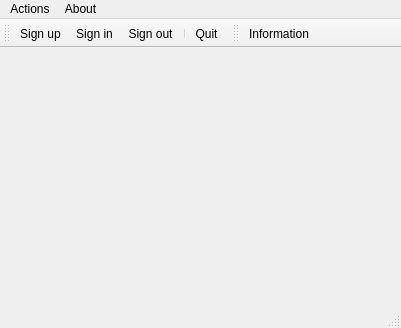
<ui version="4.0" >
 <class>Client</class>
 <widget class="QMainWindow" name="Client" >
  <property name="geometry" >
   <rect>
    <x>0</x>
    <y>0</y>
    <width>401</width>
    <height>328</height>
   </rect>
  </property>
  <property name="windowTitle" >
   <string>Client</string>
  </property>
  <widget class="QWidget" name="centralwidget" />
  <widget class="QMenuBar" name="menubar" >
   <property name="geometry" >
    <rect>
     <x>0</x>
     <y>0</y>
     <width>401</width>
     <height>26</height>
    </rect>
   </property>
   <widget class="QMenu" name="menuConnection" >
    <property name="title" >
     <string>Actions</string>
    </property>
    <addaction name="actionSignUp" />
    <addaction name="actionSignIn" />
    <addaction name="actionSignOut" />
    <addaction name="separator" />
    <addaction name="actionQuit" />
   </widget>
   <widget class="QMenu" name="menuAbout" >
    <property name="title" >
     <string>About</string>
    </property>
    <addaction name="actionInformation" />
   </widget>
   <addaction name="menuConnection" />
   <addaction name="menuAbout" />
  </widget>
  <widget class="QStatusBar" name="statusbar" />
  <widget class="QToolBar" name="toolBarAction" >
   <property name="windowTitle" >
    <string>Action</string>
   </property>
   <attribute name="toolBarArea" >
    <enum>TopToolBarArea</enum>
   </attribute>
   <attribute name="toolBarBreak" >
    <bool>false</bool>
   </attribute>
   <addaction name="actionSignUp" />
   <addaction name="actionSignIn" />
   <addaction name="actionSignOut" />
   <addaction name="separator" />
   <addaction name="actionQuit" />
  </widget>
  <widget class="QToolBar" name="toolBarAbout" >
   <property name="windowTitle" >
    <string>About</string>
   </property>
   <attribute name="toolBarArea" >
    <enum>TopToolBarArea</enum>
   </attribute>
   <attribute name="toolBarBreak" >
    <bool>false</bool>
   </attribute>
   <addaction name="actionInformation" />
  </widget>
  <action name="actionSignIn" >
   <property name="icon" >
    <iconset>images/connect.png</iconset>
   </property>
   <property name="text" >
    <string>Sign in</string>
   </property>
  </action>
  <action name="actionSignOut" >
   <property name="icon" >
    <iconset>images/disconnect.png</iconset>
   </property>
   <property name="text" >
    <string>Sign out</string>
   </property>
  </action>
  <action name="actionQuit" >
   <property name="icon" >
    <iconset>images/door.png</iconset>
   </property>
   <property name="text" >
    <string>Quit</string>
   </property>
  </action>
  <action name="actionSignUp" >
   <property name="icon" >
    <iconset>images/database_save.png</iconset>
   </property>
   <property name="text" >
    <string>Sign up</string>
   </property>
  </action>
  <action name="actionInformation" >
   <property name="icon" >
    <iconset>images/information.png</iconset>
   </property>
   <property name="text" >
    <string>Information</string>
   </property>
  </action>
 </widget>
 <resources/>
 <connections/>
</ui>
